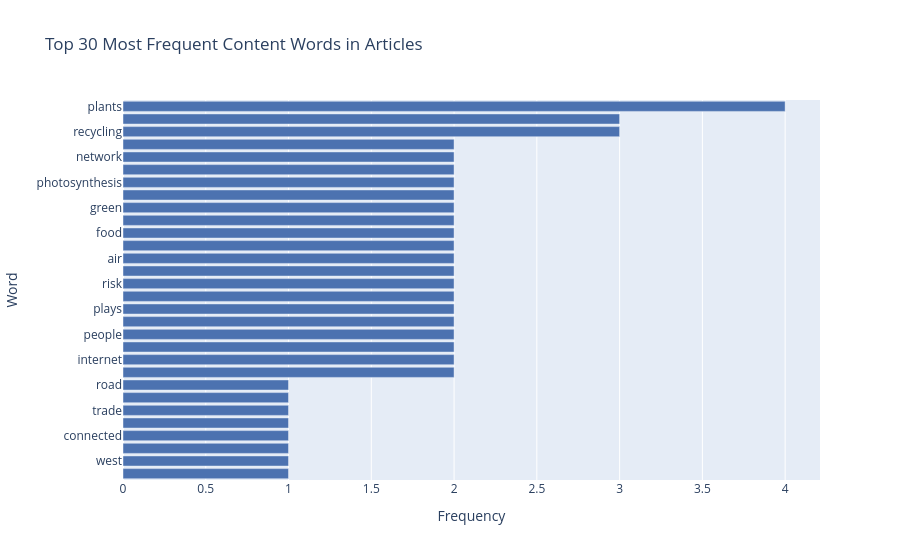

The notebook cell this image was saved under:
### Markdown cell above
## 6. Top Frequent Terms

Most common words across all articles (after lowercasing, excluding very short tokens).

### Code cell
STOPWORDS = {
    'the','a','an','of','and','or','but','in','on','at','to','for','with',
    'by','from','as','is','are','was','were','be','been','this','that',
    'these','those','it','its','they','them','their','i','you','he','she',
    'we','us','our','your','my','me','his','her','him','have','has','had',
    'do','does','did','not','no','so','if','then','than','would','could',
    'should','will','can','may','might','shall','about','up','out','also',
    'very','more','most','some','any','all','just','how','what','when',
    'where','which','who','whom','why','there','here','each','every',
    'both','few','many','much','own','other','another','such','only',
    'same','too','into','over','after','before','between','through',
    'during','because','while','until','since','said','one','two',
}

all_tokens = []
for article in df['article'].dropna():
    toks = [t for t in tokenize(article) if len(t) > 2 and t not in STOPWORDS]
    all_tokens.extend(toks)

top_30 = Counter(all_tokens).most_common(30)
words, counts = zip(*top_30) if top_30 else ([], [])

fig = px.bar(
    x=list(counts), y=list(words), orientation='h',
    labels={'x': 'Frequency', 'y': 'Word'},
    title='Top 30 Most Frequent Content Words in Articles',
    color_discrete_sequence=['#4C72B0'],
)
fig.update_layout(yaxis=dict(autorange='reversed'))
fig.show()

### Figure 1 — Plotly figure (JSON) as saved in the notebook; plotly's stock layout.template omitted (floating-point values rounded to 4 significant figures)
{"data": [{"hovertemplate": "Frequency=%{x}<br>Word=%{y}<extra></extra>", "legendgroup": "", "marker": {"color": "#4C72B0", "pattern": {"shape": ""}}, "name": "", "orientation": "h", "showlegend": false, "textposition": "auto", "type": "bar", "x": [4, 3, 3, 2, 2, 2, 2, 2, 2, 2, 2, 2, 2, 2, 2, 2, 2, 2, 2, 2, 2, 2, 1, 1, 1, 1, 1, 1, 1, 1], "xaxis": "x", "y": ["plants", "around", "recycling", "silk", "network", "centuries", "photosynthesis", "process", "green", "make", "food", "called", "air", "reach", "risk", "heart", "plays", "world", "people", "nature", "internet", "bees", "road", "ancient", "trade", "routes", "connected", "east", "west", "merchants"], "yaxis": "y"}], "layout": {"barmode": "relative", "legend": {"tracegroupgap": 0}, "title": {"text": "Top 30 Most Frequent Content Words in Articles"}, "xaxis": {"anchor": "y", "domain": [0, 1], "title": {"text": "Frequency"}}, "yaxis": {"anchor": "x", "autorange": "reversed", "domain": [0, 1], "title": {"text": "Word"}}}}
